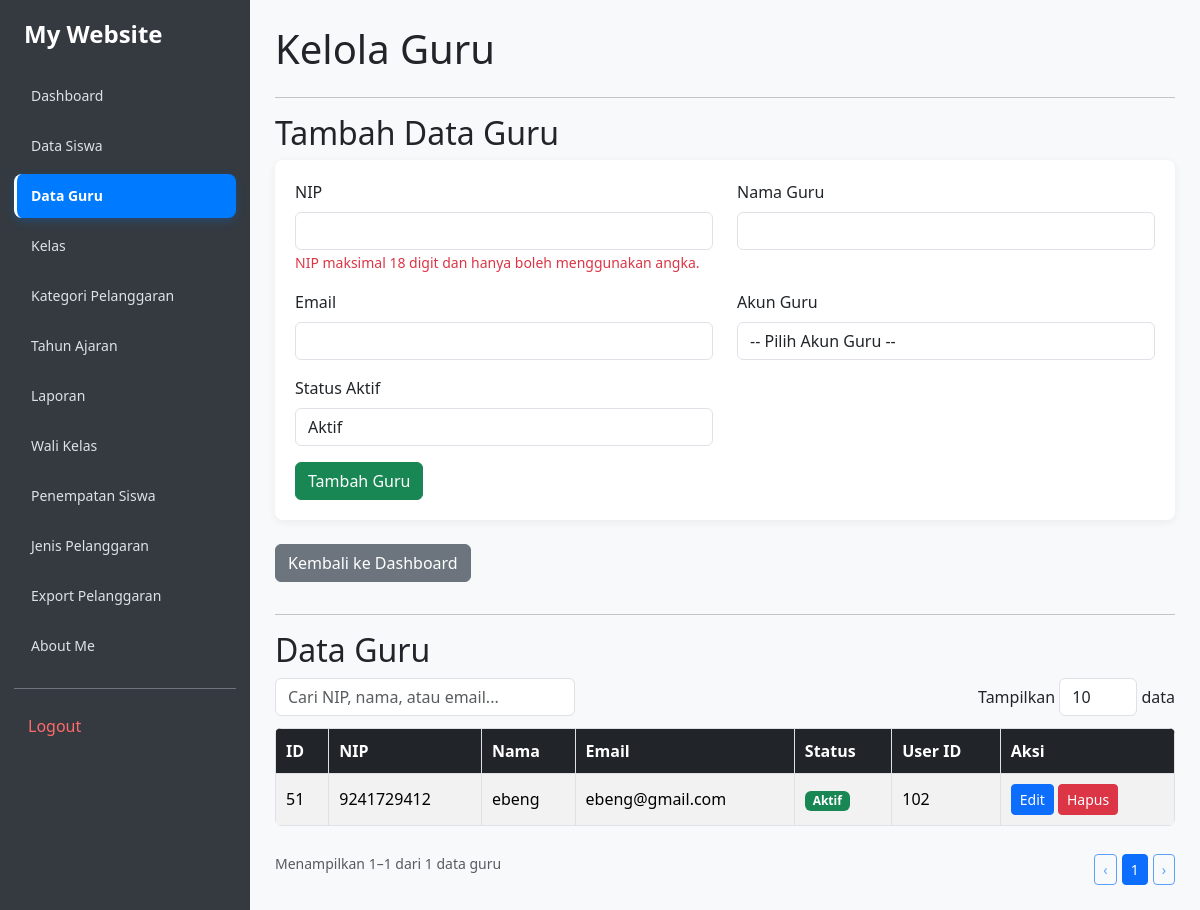
/kelola_guru.php (signed in), run on the app's committed database.
### tables this page shows
CREATE TABLE `t_guru` (
  `id` int(11) NOT NULL,
  `nip` varchar(30) NOT NULL,
  `nama` varchar(150) DEFAULT NULL,
  `email` varchar(150) NOT NULL,
  `status_aktif` tinyint(1) NOT NULL,
  `user_id` int(11) NOT NULL,
  `created_at` timestamp NOT NULL DEFAULT current_timestamp(),
  `updated_at` timestamp NOT NULL DEFAULT current_timestamp()
);

CREATE TABLE `t_users` (
  `id` int(11) NOT NULL,
  `name` varchar(255) NOT NULL,
  `email` varchar(255) DEFAULT NULL,
  `email_verified_at` timestamp NOT NULL DEFAULT current_timestamp(),
  `password` varchar(255) DEFAULT NULL,
  `remember_token` varchar(100) NOT NULL,
  `role` varchar(255) NOT NULL,
  `created_at` timestamp NOT NULL DEFAULT current_timestamp(),
  `updated_at` timestamp NOT NULL DEFAULT current_timestamp()
);

### kelola_guru.php (the view, shortened to what this page needs)
<?php
include 'config/koneksi.php';
$sql = "SELECT
            t_guru.*,
            t_users.email AS email_user
        FROM t_guru
        LEFT JOIN t_users ON t_guru.user_id = t_users.id
        ORDER BY t_guru.id DESC";
$query = mysqli_query($koneksi, $sql);
?>
<!DOCTYPE html>
<html lang="id">
<head>
    <link href="https://cdn.jsdelivr.net/npm/bootstrap@5.3.8/dist/css/bootstrap.min.css" rel="stylesheet">
</head>
<body>
<?php include 'includes/sidebar.php'; ?>
<main class="main-content">
    <h1 class="mb-4">Kelola Guru</h1>
    <hr>
    <h2>Tambah Data Guru</h2>
    <form action="proses_guru.php" method="POST"
          class="form-tambah mb-4" id="formGuru">
        <div class="row">
            <div class="col-md-6 mb-3">
                <label class="form-label">NIP</label>
                <input type="text"
                       name="nip"
                       id="nip"
                       class="form-control"
                       maxlength="20"
                       pattern="[0-9]{1,18}"
                       inputmode="numeric"
                       required>
                <small id="peringatanNIP" class="text-danger">
                    NIP maksimal 18 digit dan hanya boleh menggunakan angka.
                </small>
            </div>
            <div class="col-md-6 mb-3">
                <label class="form-label">Nama Guru</label>
                <input type="text"
                       name="nama"
                       class="form-control"
                       required>
            </div>
            <div class="col-md-6 mb-3">
                <label class="form-label">Email</label>
                <input type="email"
                       name="email"
                       class="form-control"
                       required>
            </div>
            <div class="col-md-6 mb-3">
                <label class="form-label">Akun Guru</label>
                <select name="user_id"
                        class="form-control"
                        required>
                    <option value="">
                        -- Pilih Akun Guru --
                    </option>
                </select>
            </div>
            <div class="col-md-6 mb-3">
                <label class="form-label">Status Aktif</label>
                <select name="status_aktif"
                        class="form-control"
                        required>
                    <option value="1">Aktif</option>
                </select>
            </div>
        </div>
        <button type="submit" class="btn btn-success">
            Tambah Guru
        </button>
    </form>
    <a href="dashboard.php" class="btn btn-secondary mb-3">
        Kembali ke Dashboard
    </a>
    <hr>
    <h2>Data Guru</h2>
    <div class="kontrol-tabel">
        <input type="search"
               id="cariGuru"
               class="form-control"
               placeholder="Cari NIP, nama, atau email...">
        <label class="mb-0">
            Tampilkan
            <select id="jumlahGuru" class="form-control"
                    style="display:inline-block;width:auto;">
                <option value="10" selected>10</option>
            </select>
            data
        </label>
    </div>
    <div class="tabel-guru-wrapper">
        <table class="table table-striped table-hover"
               id="tabelGuru">
            <thead>
                <tr>
                    <th data-kolom="0">ID</th>
                    <th data-kolom="1">NIP</th>
                    <th data-kolom="2">Nama</th>
                    <th data-kolom="3">Email</th>
                    <th data-kolom="4">Status</th>
                    <th data-kolom="5">User ID</th>
                    <th>Aksi</th>
                </tr>
            </thead>
            <tbody>
                <?php if (mysqli_num_rows($query) > 0) { ?>
                    <?php while ($guru = mysqli_fetch_assoc($query)) { ?>
                        <tr>
                            <td><?= (int)$guru['id']; ?></td>
                            <td>
                                <?= htmlspecialchars($guru['nip'] ?? ''); ?>
                            </td>
                            <td>
                                <?= htmlspecialchars($guru['nama'] ?? ''); ?>
                            </td>
                            <td>
                                <?= htmlspecialchars(
                                    $guru['email_user'] ?? $guru['email'] ?? '-'
                                ); ?>
                            </td>
                            <td>
                                <?php if (($guru['status_aktif'] ?? 0) == 1) { ?>
                                    <span class="badge bg-success">Aktif</span>
                                <?php } else { ?>
                                    <span class="badge bg-secondary">Tidak Aktif</span>
                                <?php } ?>
                            </td>
                            <td>
                                <?= htmlspecialchars($guru['user_id'] ?? '-'); ?>
                            </td>
                            <td class="text-nowrap">
                                <a href="edit_guru.php?id=<?= (int)$guru['id']; ?>"
                                   class="btn btn-primary btn-sm">
                                    Edit
                                </a>
                                <form action="proses_guru.php"
                                      method="POST"
                                      style="display:inline"
                                      onsubmit="return confirm('Yakin ingin menghapus data guru ini?');">
                                    <button type="submit"
                                            class="btn btn-danger btn-sm">
                                        Hapus
                                    </button>
                                </form>
                            </td>
                        </tr>
                    <?php } ?>
                <?php } ?>
            </tbody>
        </table>
    </div>
    <div class="d-flex justify-content-between align-items-center flex-wrap mt-3">
        <small id="infoGuru" class="text-muted"></small>
        <div class="paginasi" id="paginasiGuru"></div>
    </div>
</main>
</body>
</html>

### includes/sidebar.css (style rules this page uses)
body { background: #f8f9fa; margin: 0; }
.main-content { margin-left: 250px; padding: 25px; min-width: 0; box-sizing: border-box; }

### kelola_guru.php (style rules this page uses)
body { background-color: #f8f9fa; margin: 0; }
.main-content { margin-left: 250px; padding: 25px; min-width: 0; }
.form-tambah { background: white; padding: 20px; border-radius: 8px; box-shadow: 0 2px 8px rgba(0,0,0,.06); }
.tabel-guru-wrapper { width: 100%; overflow-x: auto; background: white; border-radius: 6px; }
#tabelGuru { width: 100%; border-collapse: collapse; margin-bottom: 0; }
#tabelGuru th, #tabelGuru td { padding: 10px; border: 1px solid #dee2e6; vertical-align: middle; }
#tabelGuru th { background: #212529; color: white; white-space: nowrap; cursor: pointer; }
.kontrol-tabel { display: flex; justify-content: space-between; align-items: center; gap: 10px; flex-wrap: wrap; margin-bottom: 12px; }
.kontrol-tabel input { max-width: 300px; }
.paginasi { display: flex; gap: 5px; margin-top: 12px; flex-wrap: wrap; }

### data on the page
t_guru: id "51", nip "9241729412", nama "ebeng", user.email "ebeng@gmail.com", status_aktif "Aktif", user "102"

### other printed values
$item[0] "Dashboard"
$item[0] "Data Siswa"
$item[0] "Data Guru"
$item[0] "Kelas"
$item[0] "Kategori Pelanggaran"
$item[0] "Tahun Ajaran"
$item[0] "Laporan"
$item[0] "Wali Kelas"
$item[0] "Penempatan Siswa"
$item[0] "Jenis Pelanggaran"
$item[0] "Export Pelanggaran"
$item[0] "About Me"
